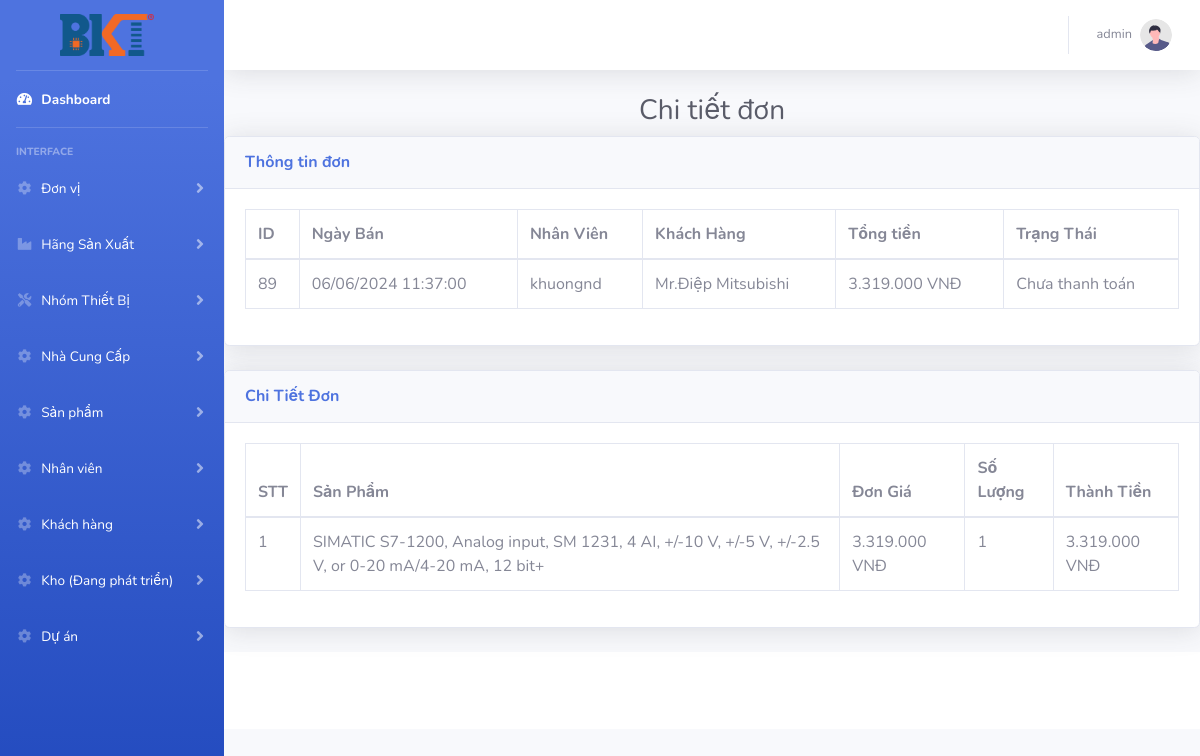
/index.php?controller=duan&action=show&id=89 (signed in), run on the app's committed database.
### tables this page shows
CREATE TABLE `duan` (
  `Id` int(11) NOT NULL,
  `NgayBan` datetime DEFAULT NULL,
  `IdNV` int(11) DEFAULT NULL,
  `IdKH` int(11) DEFAULT NULL,
  `Tong` int(11) DEFAULT NULL,
  `TrangThai` varchar(1) DEFAULT NULL
);

CREATE TABLE `nhanvien` (
  `Id` int(11) NOT NULL,
  `TenNV` varchar(100) DEFAULT NULL,
  `DienThoai` varchar(20) DEFAULT NULL,
  `Email` varchar(50) DEFAULT NULL,
  `DiaChi` varchar(100) DEFAULT NULL,
  `TaiKhoan` varchar(50) DEFAULT NULL,
  `MatKhau` varchar(50) DEFAULT NULL,
  `Quyen` varchar(20) DEFAULT NULL,
  `IsActive` varchar(1) DEFAULT NULL
);

CREATE TABLE `khachhang` (
  `Id` int(11) NOT NULL,
  `TenKH` varchar(100) DEFAULT NULL,
  `DienThoai` varchar(20) DEFAULT NULL,
  `Email` varchar(50) DEFAULT NULL,
  `DiaChi` varchar(100) DEFAULT NULL
);

CREATE TABLE `chitietduan` (
  `Id` int(11) NOT NULL,
  `IdDuAn` int(11) DEFAULT NULL,
  `IdSP` int(11) DEFAULT NULL,
  `GiaMua` int(11) DEFAULT NULL,
  `GiaBan` int(11) DEFAULT NULL,
  `SoLuong` int(11) DEFAULT NULL,
  `ThanhTien` int(11) DEFAULT NULL
);

CREATE TABLE `sanpham` (
  `Id` int(11) NOT NULL,
  `MaSP` varchar(50) DEFAULT NULL,
  `TenSP` varchar(100) DEFAULT NULL,
  `IdDVT` int(11) DEFAULT NULL,
  `IdNCC` int(11) DEFAULT NULL,
  `IdHSX` int(11) DEFAULT NULL,
  `IdNTB` int(11) DEFAULT NULL,
  `XuatXu` varchar(50) DEFAULT NULL,
  `GiaMua` int(11) DEFAULT NULL,
  `GiaBan` int(11) DEFAULT NULL,
  `SoLuong` int(11) DEFAULT NULL,
  `imgUrl` varchar(8000) DEFAULT NULL,
  `IdNhomTB` int(11) DEFAULT NULL,
  `IdHangSX` int(11) DEFAULT NULL
);

### controllers/duan_controller.php (called while the page is built, shortened)
<?php
require_once('models/duan.php');
require_once('models/chitietduan.php');
class duanController extends BaseController
{
    public function show()
    {
        $duanId = $_GET['id'];
        $duan = DuAn::find($duanId);
        $listChiTietDuan = chitietduan::find($duanId);
        if ($duan) {
            $data = array(
                'DuAn' => $duan,
                'chitietduan' => $listChiTietDuan
            );
        } else {
            $data = array('error' => 'Không tìm thấy dự án.');
        }
        $this->render('show', $data);
    }
}
?>

### routes.php (called while the page is built, shortened)
<?php
$controller = new $klass;
$controller->$action();

### index.php (called while the page is built, shortened)
<?php
require_once('routes.php');

### models/duan.php (called while the page is built, shortened)
<?php
class DuAn
{
    function __construct($Id, $NgayBan, $IdNV, $IdKH, $ThanhTien, $TrangThai)
    {
        $this->Id = $Id;
        $this->NgayBan = $NgayBan;
        $this->IdNV =  $IdNV;
        $this->IdKH = $IdKH;
        $this->ThanhTien = $ThanhTien;
        $this->TrangThai = $TrangThai;
    }
    static function find($id)
    {
        $db = DB::getInstance();
        $req = $db->prepare('SELECT db.Id ,db.NgayBan , nv.TaiKhoan ,kh.TenKH ,db.Tong,db.TrangThai FROM DuAn db JOIN NhanVien nv JOIN KhachHang kh ON nv.Id =db.IdNV AND kh.Id = db.IdKH WHERE db.Id = :id');
        $req->execute(array('id' => $id));
        $item = $req->fetch();
        if (isset($item['Id'])) {
            return new DuAn($item['Id'], $item['NgayBan'], $item['TaiKhoan'], $item['TenKH'], $item['Tong'], $item['TrangThai']);
        }
        return null;
    }
}

### models/chitietduan.php (called while the page is built, shortened)
<?php
class chitietduan
{
    function __construct($Id, $IdDuAn, $IdSP, $IdDVT, $GiaMua, $GiaBan, $SoLuong, $ThanhTien)
    {
        $this->IdSP =  $IdSP;
        $this->GiaBan = $GiaBan;
        $this->SoLuong = $SoLuong;
        $this->ThanhTien = $ThanhTien;
    }
    static function find($id)
    {
        $list = [];
        $db = DB::getInstance();
        $reg = $db->query(
            'SELECT ct.Id ,db.Id As "Don",sp.TenSP ,dvt.DonVi ,ct.GiaMua,ct.GiaBan ,ct.SoLuong ,ct.ThanhTien
             FROM chitietduan ct
             JOIN DonViTinh dvt
             JOIN DuAn db
             JOIN SanPham sp
             ON ct.IdDuAn = db.Id
             AND ct.IdSP = sp.Id
             AND sp.IdDVT = dvt.Id
             WHERE ct.IdDuAn=' . $id
        );
        foreach ($reg->fetchAll() as $item) {
            $list[] = new chitietduan($item['Id'], $item['Don'], $item['TenSP'], $item['DonVi'], $item['GiaMua'], $item['GiaBan'], $item['SoLuong'], $item['ThanhTien']);
        }
        return $list;
    }
}
?>

### views/duan/show.php (the view, shortened to what this page needs)
<?php
require_once('models/chitietduan.php');
require_once('models/duan.php');
$duanId = $_GET['id'];
$duan = DuAn::find($duanId);
if ($duan) {
    $listChiTietDuan = chitietduan::find($duanId);
} else {
    $listChiTietDuan = [];
}
?>
<h1 class="h3 mb-2 text-center text-gray-800 ">Chi tiết đơn</h1>
<div class="card shadow mb-4">
    <div class="card-header py-3">
        <h6 class="m-0 font-weight-bold text-primary">Thông tin đơn</h6>
    </div>
    <div class="card-body">
        <div class="table-responsive">
            <table class="table table-bordered" width="100%" cellspacing="0">
                <thead>
                    <tr>
                        <th>ID</th>
                        <th>Ngày Bán</th>
                        <th>Nhân Viên</th>
                        <th>Khách Hàng</th>
                        <th>Tổng tiền</th>
                        <th>Trạng Thái</th>
                    </tr>
                </thead>
                <tbody>
                    <tr>
                        <td><?= $duan->Id ?></td>
                        <td><?= date('d/m/Y H:i:s', strtotime($duan->NgayBan)) ?></td>
                        <td><?= $duan->IdNV ?></td>
                        <td><?= $duan->IdKH ?></td>
                        <td><?= number_format($duan->ThanhTien, 0, ",", ".") ?> VNĐ</td>
                        <td><?= $duan->TrangThai == "1" ? "Đã Thanh Toán" : "Chưa thanh toán" ?></td>
                    </tr>
                </tbody>
            </table>
        </div>
    </div>
</div>
<div class="card shadow mb-4">
    <div class="card-header py-3">
        <h6 class="m-0 font-weight-bold text-primary">Chi Tiết Đơn</h6>
    </div>
    <div class="card-body">
        <div class="table-responsive">
            <table class="table table-bordered" width="100%" cellspacing="0">
                <thead>
                    <tr>
                        <th>STT</th>
                        <th>Sản Phẩm</th>
                        <th>Đơn Giá</th>
                        <th>Số Lượng</th>
                        <th>Thành Tiền</th>
                    </tr>
                </thead>
                <tbody>
                    <?php
                    $stt = 1;
                    foreach ($listChiTietDuan as $item) {
                        echo "<tr>";
                        echo "<td>{$stt}</td>";
                        echo "<td>{$item->IdSP}</td>";
                        echo "<td>" . number_format($item->GiaBan, 0, ",", ".") . " VNĐ</td>";
                        echo "<td>{$item->SoLuong}</td>";
                        echo "<td>" . number_format($item->ThanhTien, 0, ",", ".") . " VNĐ</td>";
                        echo "</tr>";
                        $stt++;
                    }
                    ?>
                </tbody>
            </table>
        </div>
    </div>
</div>

### data on the page
duan: Id "89", NgayBan "06/06/2024 11:37:00", IdNV.TaiKhoan "khuongnd", IdKH.TenKH "Mr.Điệp Mitsubishi", Tong "3.319.000"
chitietduan: IdSP.TenSP "SIMATIC S7-1200, Analog input, SM 1231, 4 AI, +/-10 V, +/-5 V, +/-2.5 V, or 0-20 mA/4-20 mA, 12 bit+", GiaBan "3.319.000", SoLuong "1", ThanhTien "3.319.000"

### other printed values
$_SESSION['username'] "admin"
